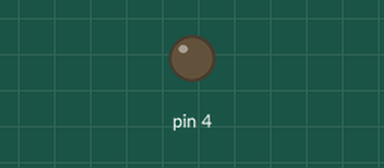
This sketch was run on a simulated Arduino Uno, built with avr-gcc and run on an emulated ATmega328P. On the bench: output pins drawn as LEDs (lit = HIGH).

Above: at 8.1 s.
At 33.0 s:
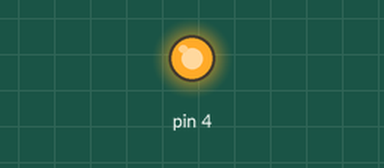
Timing chart, 0 to 35.8 s (numbered marks = the images above):
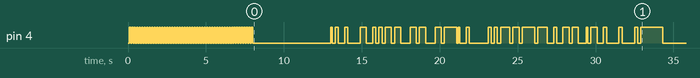

The sketch:

dataTransfer.ino
```cpp
// Variables will change:
int ledState = LOW;             // ledState used to set the LED
unsigned long previousMillis = 0;        // will store last time LED was updated

// constants won't change:
const long interval = 80;           // interval at which to blink (milliseconds)
const long messageSpeed = 200;
const long delayedTime = 5000;
const long signalTime = 8000;
const long timeOverTarget = 300000;
String eOf = "01111111";
String message = String("010010000110010101101100011011000110111100100000010101110110111101110010011011000110010000100001"+eOf);
int package_size = 8*5;
bool sent = false;
bool started = false;
int count = 0;
void setup() {
  // set the digital pin as output:
  pinMode(4, OUTPUT);
}

void loop() {
  // here is where you'd put code that needs to be running all the time.

  // check to see if it's time to blink the LED; that is, if the difference
  // between the current time and last time you blinked the LED is bigger than
  // the interval at which you want to blink the LED.
  unsigned long currentMillis = millis();
  if(currentMillis >= signalTime){
    if (started == false && sent == false)
    {
      started = true;
      digitalWrite(4, LOW);
      delay(delayedTime);
      digitalWrite(4, HIGH);
      delay(messageSpeed-100);
      for(int i = 0; i < message.length(); i++)
        {
       if(message[i] == '1')
        {
        digitalWrite(4, HIGH);
        delay(messageSpeed);
        count++;
        }
       if(message[i]=='0') {
        digitalWrite(4, LOW);
        delay(messageSpeed);
        count++;
        }
      if(count == package_size && i < message.length()-1){
       count = 0;
      digitalWrite(4, LOW);
      delay(100);
      digitalWrite(4, HIGH);
      delay(messageSpeed-100);
        }
      }
      digitalWrite(4, LOW);
      delay(6000);
      sent = true;
      }
    }
  else if (currentMillis < signalTime && currentMillis - previousMillis >= interval) {
    // save the last time you blinked the LED
    sent = false;
    previousMillis = currentMillis;

    // if the LED is off turn it on and vice-versa:
    if (ledState == LOW) {
      ledState = HIGH;
    } else {
      ledState = LOW;
    }

    // set the LED with the ledState of the variable:
    digitalWrite(4, ledState);
  }
}
```
